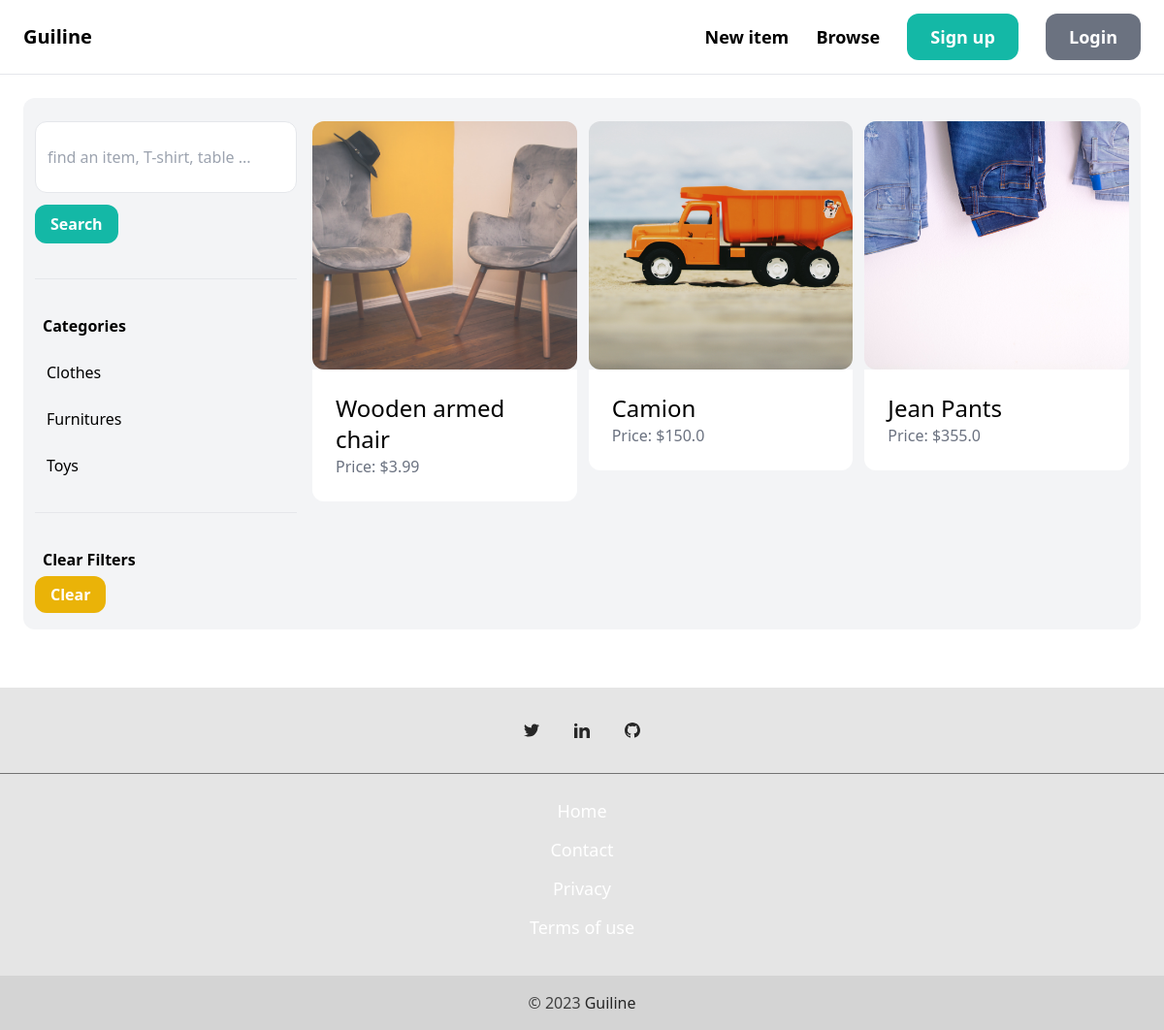
Page /items/ on the earlier database version.
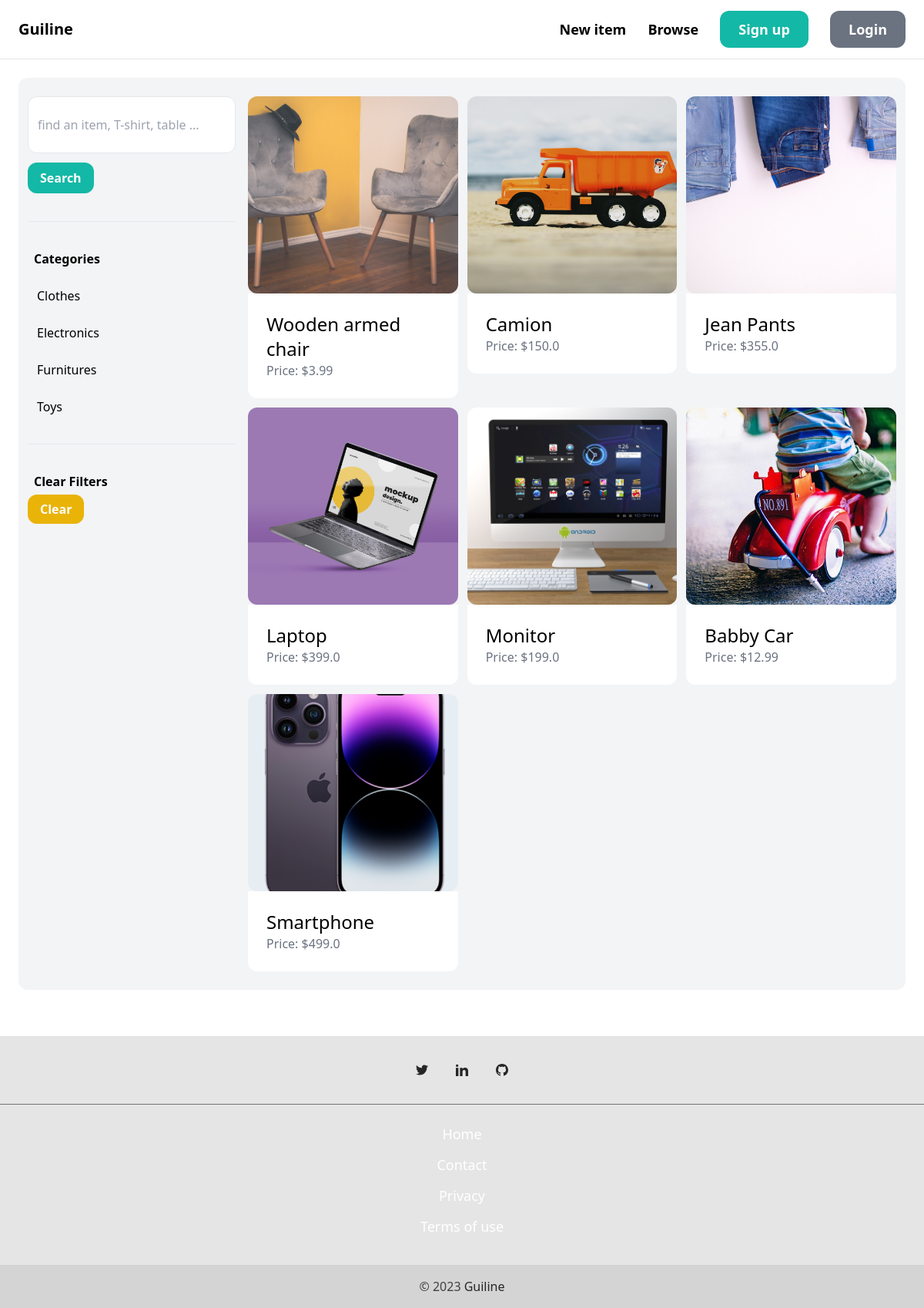
Same page on the later database version.
### item/models.py (models this page shows, shortened)
class Category(models.Model):
    name = models.CharField(max_length=255)
    class Meta:
        ordering = ['name']
        verbose_name = 'Category'
        verbose_name_plural = 'categories'

class Item(models.Model):
    category = models.ForeignKey(Category, related_name="items", on_delete=models.CASCADE)
    name = models.CharField(max_length=255)
    description = models.TextField(blank=True, null=True)
    price = models.FloatField()
    image = models.ImageField(upload_to="item_images", blank=True, null=True)
    is_sold = models.BooleanField(default=False)
    created_by = models.ForeignKey(User, related_name="items", on_delete=models.CASCADE)
    created_at = models.DateField(auto_now_add=True)

### item/views.py (the view)
# urls.py: path('', views.browseItems, name='browseItems'),
def browseItems(request):
    query = request.GET.get('query', '')
    categories = Category.objects.all()
    category_id = request.GET.get('category', 0)
    items = Item.objects.filter(is_sold=False)
    if query:
        items = items.filter(Q(name__icontains=query) | Q(description__icontains=query))
    if category_id:
        items = items.filter(category_id=category_id)
    context = {
        'items': items,
        'query': query,
        'categories': categories,
        'category_id': int(category_id)
    }
    return render(request, 'item/browse_items.html', context)

### item/templates/item/browse_items.html (shortened to what this page needs)
{% extends 'core/base.html' %}
{% block content %}
    <div class="px-3 py-6 grid grid-cols-4 gap-4 bg-gray-100 rounded-xl">
        <div class="col-span-1">
            <form action="{% url 'item:browseItems' %}" method="get">
                <input type="text" name="query" class="w-full py-6 px-3 border rounded-xl" value="{{ query }}" placeholder="find an item, T-shirt, table ...">
                <button type="submit" class="my-3 bg-teal-500 hover:bg-teal-700 text-white font-bold py-2 px-4 rounded-xl">
                    Search
                </button>
            </form>
            <hr class="my-6">
            <h2 class="font-semibold py-3 px-2 font-2xl">
                Categories
            </h2>
            <ul>
                {% for category in categories %}
                    <li class="py-3 px-3 rounded-xl {% if category.id == category_id %}bg-gray-200{% endif %}">
                        <a href="{% url 'item:browseItems' %}?query={{ query }}&category={{ category.id }}">{{ category.name }}</a>
                    </li>
                {% endfor %}
            </ul>
            <hr class="my-6">
            <h2 class="font-semibold py-3 px-2 font-2xl">
                Clear Filters
            </h2>
            <ul>
                <li>
                    <a href="{% url 'item:browseItems' %}" class="my-3 bg-yellow-500 text-white font-bold py-2 px-4 rounded-xl">Clear</a>
                </li>
            </ul>
        </div>
        <div class="col-span-3">
            <div class="grid grid-cols-3 gap-3 ">
                {% for item in items %}
                    <div>
                        <a href="{% url 'item:detail' item.id %}">
                            <div>
                                <img src="{{ item.image.url }}" alt="{{ item.name }}" class="rounded-xl h-64 w-full object-cover">
                            </div>
                            <div class="p-6 bg-white rounded-b-xl">
                                <div class="text-2xl">{{ item.name }}</div>
                                <p class="text-gray-500">Price: ${{ item.price }}</p>
                            </div>
                        </a>
                    </div>
                {% endfor %}
            </div>
        </div>
    </div>
{% endblock  %}

Differences in the rows shown:
added Category: name "Electronics"
added Item: image (picture), name "Laptop", price "399.0"
added Item: image (picture), name "Monitor", price "199.0"
added Item: image (picture), name "Babby Car", price "12.99"
added Item: image (picture), name "Smartphone", price "499.0"
